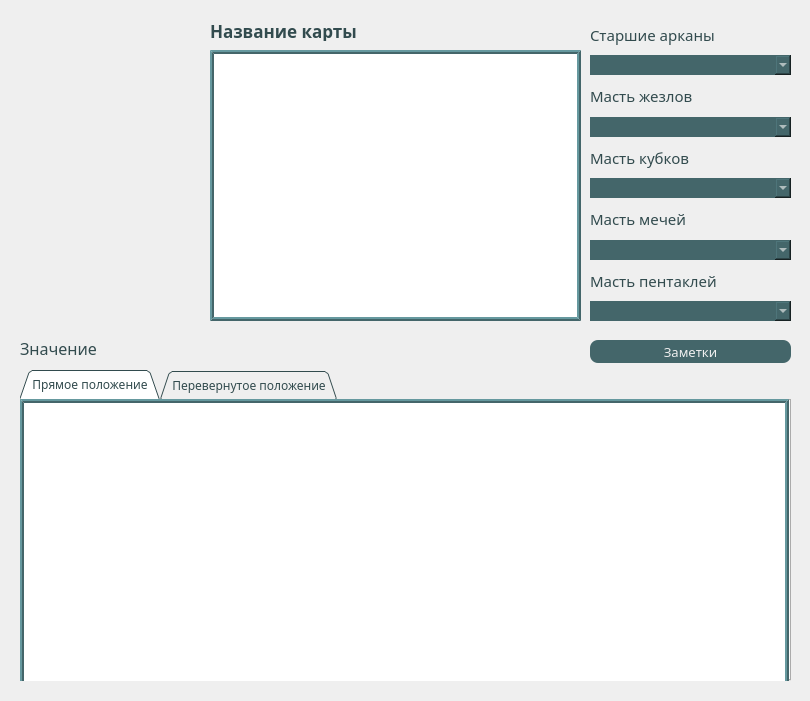
<?xml version="1.0" encoding="UTF-8"?>
<ui version="4.0">
 <class>MainWindow</class>
 <widget class="QMainWindow" name="MainWindow">
  <property name="geometry">
   <rect>
    <x>0</x>
    <y>0</y>
    <width>810</width>
    <height>701</height>
   </rect>
  </property>
  <property name="minimumSize">
   <size>
    <width>810</width>
    <height>701</height>
   </size>
  </property>
  <property name="maximumSize">
   <size>
    <width>810</width>
    <height>701</height>
   </size>
  </property>
  <property name="windowTitle">
   <string>MainWindow</string>
  </property>
  <widget class="QWidget" name="centralwidget">
   <widget class="QLabel" name="name">
    <property name="geometry">
     <rect>
      <x>210</x>
      <y>20</y>
      <width>371</width>
      <height>21</height>
     </rect>
    </property>
    <property name="font">
     <font>
      <family>Century Gothic</family>
      <pointsize>13</pointsize>
      <weight>75</weight>
      <bold>true</bold>
     </font>
    </property>
    <property name="styleSheet">
     <string notr="true">color: rgb(50, 75, 78);</string>
    </property>
    <property name="text">
     <string>Название карты</string>
    </property>
   </widget>
   <widget class="QPlainTextEdit" name="description">
    <property name="enabled">
     <bool>true</bool>
    </property>
    <property name="geometry">
     <rect>
      <x>210</x>
      <y>50</y>
      <width>371</width>
      <height>271</height>
     </rect>
    </property>
    <property name="font">
     <font>
      <family>Century Gothic</family>
      <pointsize>10</pointsize>
     </font>
    </property>
    <property name="styleSheet">
     <string notr="true">border: 4px ridge rgb(68, 102, 106);
</string>
    </property>
    <property name="readOnly">
     <bool>true</bool>
    </property>
   </widget>
   <widget class="QLabel" name="image">
    <property name="enabled">
     <bool>true</bool>
    </property>
    <property name="geometry">
     <rect>
      <x>20</x>
      <y>20</y>
      <width>181</width>
      <height>301</height>
     </rect>
    </property>
    <property name="font">
     <font>
      <family>Century Gothic</family>
     </font>
    </property>
    <property name="styleSheet">
     <string notr="true"/>
    </property>
    <property name="lineWidth">
     <number>2</number>
    </property>
    <property name="text">
     <string/>
    </property>
   </widget>
   <widget class="QWidget" name="verticalLayoutWidget">
    <property name="geometry">
     <rect>
      <x>590</x>
      <y>20</y>
      <width>201</width>
      <height>301</height>
     </rect>
    </property>
    <property name="font">
     <font>
      <family>Century Gothic</family>
     </font>
    </property>
    <layout class="QVBoxLayout" name="verticalLayout">
     <property name="spacing">
      <number>6</number>
     </property>
     <item>
      <widget class="QLabel" name="label_2">
       <property name="font">
        <font>
         <family>Century Gothic</family>
         <pointsize>11</pointsize>
        </font>
       </property>
       <property name="styleSheet">
        <string notr="true">color: rgb(50, 75, 78);</string>
       </property>
       <property name="text">
        <string>Старшие арканы</string>
       </property>
      </widget>
     </item>
     <item>
      <widget class="QComboBox" name="senior">
       <property name="minimumSize">
        <size>
         <width>0</width>
         <height>20</height>
        </size>
       </property>
       <property name="font">
        <font>
         <family>Century Gothic</family>
         <pointsize>10</pointsize>
        </font>
       </property>
       <property name="styleSheet">
        <string notr="true">background-color: rgb(68, 102, 106);
color: rgb(239, 239, 239);
border-radius: 0px</string>
       </property>
       <property name="currentText">
        <string/>
       </property>
       <item>
        <property name="text">
         <string/>
        </property>
       </item>
       <item>
        <property name="text">
         <string>Аркан 0. Шут</string>
        </property>
       </item>
       <item>
        <property name="text">
         <string>Аркан I. Маг</string>
        </property>
       </item>
       <item>
        <property name="text">
         <string>Аркан II. Верховная Жрица</string>
        </property>
       </item>
       <item>
        <property name="text">
         <string>Аркан III. Императрица</string>
        </property>
       </item>
       <item>
        <property name="text">
         <string>Аркан IV. Император</string>
        </property>
       </item>
       <item>
        <property name="text">
         <string>Аркан V. Иерофант</string>
        </property>
       </item>
       <item>
        <property name="text">
         <string>Аркан VI. Влюбленные</string>
        </property>
       </item>
       <item>
        <property name="text">
         <string>Аркан VII. Колесница</string>
        </property>
       </item>
       <item>
        <property name="text">
         <string>Аркан VIII. Сила</string>
        </property>
       </item>
       <item>
        <property name="text">
         <string>Аркан IX. Отшельник</string>
        </property>
       </item>
       <item>
        <property name="text">
         <string>Аркан X. Колесо Фортуны</string>
        </property>
       </item>
       <item>
        <property name="text">
         <string>Аркан XI. Справедливость</string>
        </property>
       </item>
       <item>
        <property name="text">
         <string>Аркан XII. Повешенный</string>
        </property>
       </item>
       <item>
        <property name="text">
         <string>Аркан XIII. Смерть</string>
        </property>
       </item>
       <item>
        <property name="text">
         <string>Аркан XIV. Умеренность</string>
        </property>
       </item>
       <item>
        <property name="text">
         <string>Аркан XV. Дьявол</string>
        </property>
       </item>
       <item>
        <property name="text">
         <string>Аркан XVI. Башня</string>
        </property>
       </item>
       <item>
        <property name="text">
         <string>Аркан XVII. Звезда</string>
        </property>
       </item>
       <item>
        <property name="text">
         <string>Аркан XVIII. Луна</string>
        </property>
       </item>
       <item>
        <property name="text">
         <string>Аркан XIX. Солнце</string>
        </property>
       </item>
       <item>
        <property name="text">
         <string>Аркан XX. Страшный Суд</string>
        </property>
       </item>
       <item>
        <property name="text">
         <string>Аркан XXI. Мир</string>
        </property>
       </item>
      </widget>
     </item>
     <item>
      <widget class="QLabel" name="label_3">
       <property name="font">
        <font>
         <family>Century Gothic</family>
         <pointsize>11</pointsize>
        </font>
       </property>
       <property name="styleSheet">
        <string notr="true">color: rgb(50, 75, 78);</string>
       </property>
       <property name="text">
        <string>Масть жезлов</string>
       </property>
      </widget>
     </item>
     <item>
      <widget class="QComboBox" name="wands">
       <property name="minimumSize">
        <size>
         <width>0</width>
         <height>20</height>
        </size>
       </property>
       <property name="font">
        <font>
         <family>Century Gothic</family>
         <pointsize>10</pointsize>
        </font>
       </property>
       <property name="styleSheet">
        <string notr="true">background-color: rgb(68, 102, 106);
color: rgb(239, 239, 239);
border-radius: 0px</string>
       </property>
       <item>
        <property name="text">
         <string/>
        </property>
       </item>
       <item>
        <property name="text">
         <string>Туз жезлов</string>
        </property>
       </item>
       <item>
        <property name="text">
         <string>Двойка жезлов</string>
        </property>
       </item>
       <item>
        <property name="text">
         <string>Тройка жезлов</string>
        </property>
       </item>
       <item>
        <property name="text">
         <string>Четверка жезлов</string>
        </property>
       </item>
       <item>
        <property name="text">
         <string>Пятерка жезлов</string>
        </property>
       </item>
       <item>
        <property name="text">
         <string>Шестерка жезлов</string>
        </property>
       </item>
       <item>
        <property name="text">
         <string>Семерка жезлов</string>
        </property>
       </item>
       <item>
        <property name="text">
         <string>Восьмерка жезлов</string>
        </property>
       </item>
       <item>
        <property name="text">
         <string>Девятка жезлов</string>
        </property>
       </item>
       <item>
        <property name="text">
         <string>Десятка жезлов</string>
        </property>
       </item>
       <item>
        <property name="text">
         <string>Паж жезлов</string>
        </property>
       </item>
       <item>
        <property name="text">
         <string>Рыцарь жезлов</string>
        </property>
       </item>
       <item>
        <property name="text">
         <string>Королева жезлов</string>
        </property>
       </item>
       <item>
        <property name="text">
         <string>Король жезлов</string>
        </property>
       </item>
      </widget>
     </item>
     <item>
      <widget class="QLabel" name="label_4">
       <property name="font">
        <font>
         <family>Century Gothic</family>
         <pointsize>11</pointsize>
        </font>
       </property>
       <property name="styleSheet">
        <string notr="true">color: rgb(50, 75, 78);</string>
       </property>
       <property name="text">
        <string>Масть кубков</string>
       </property>
      </widget>
     </item>
     <item>
      <widget class="QComboBox" name="cups">
       <property name="minimumSize">
        <size>
         <width>0</width>
         <height>20</height>
        </size>
       </property>
       <property name="font">
        <font>
         <family>Century Gothic</family>
         <pointsize>10</pointsize>
        </font>
       </property>
       <property name="styleSheet">
        <string notr="true">background-color: rgb(68, 102, 106);
color: rgb(239, 239, 239);
border-radius: 0px</string>
       </property>
       <item>
        <property name="text">
         <string/>
        </property>
       </item>
       <item>
        <property name="text">
         <string>Туз кубков</string>
        </property>
       </item>
       <item>
        <property name="text">
         <string>Двойка кубков</string>
        </property>
       </item>
       <item>
        <property name="text">
         <string>Тройка кубков</string>
        </property>
       </item>
       <item>
        <property name="text">
         <string>Четверка кубков</string>
        </property>
       </item>
       <item>
        <property name="text">
         <string>Пятерка кубков</string>
        </property>
       </item>
       <item>
        <property name="text">
         <string>Шестерка кубков</string>
        </property>
       </item>
       <item>
        <property name="text">
         <string>Семерка кубков</string>
        </property>
       </item>
       <item>
        <property name="text">
         <string>Восьмерка кубков</string>
        </property>
       </item>
       <item>
        <property name="text">
         <string>Девятка кубков</string>
        </property>
       </item>
       <item>
        <property name="text">
         <string>Десятка кубков</string>
        </property>
       </item>
       <item>
        <property name="text">
         <string>Паж кубков</string>
        </property>
       </item>
       <item>
        <property name="text">
         <string>Рыцарь кубков</string>
        </property>
       </item>
       <item>
        <property name="text">
         <string>Королева кубков</string>
        </property>
       </item>
       <item>
        <property name="text">
         <string>Король кубков</string>
        </property>
       </item>
      </widget>
     </item>
     <item>
      <widget class="QLabel" name="label_5">
       <property name="font">
        <font>
         <family>Century Gothic</family>
         <pointsize>11</pointsize>
        </font>
       </property>
       <property name="styleSheet">
        <string notr="true">color: rgb(50, 75, 78);</string>
       </property>
       <property name="text">
        <string>Масть мечей</string>
       </property>
      </widget>
     </item>
     <item>
      <widget class="QComboBox" name="swords">
       <property name="minimumSize">
        <size>
         <width>0</width>
         <height>20</height>
        </size>
       </property>
       <property name="font">
        <font>
         <family>Century Gothic</family>
         <pointsize>10</pointsize>
        </font>
       </property>
       <property name="styleSheet">
        <string notr="true">background-color: rgb(68, 102, 106);
color: rgb(239, 239, 239);
border-radius: 0px</string>
       </property>
       <item>
        <property name="text">
         <string/>
        </property>
       </item>
       <item>
        <property name="text">
         <string>Туз мечей</string>
        </property>
       </item>
       <item>
        <property name="text">
         <string>Двойка мечей</string>
        </property>
       </item>
       <item>
        <property name="text">
         <string>Тройка мечей</string>
        </property>
       </item>
       <item>
        <property name="text">
         <string>Четверка мечей</string>
        </property>
       </item>
       <item>
        <property name="text">
         <string>Пятерка мечей</string>
        </property>
       </item>
       <item>
        <property name="text">
         <string>Шестерка мечей</string>
        </property>
       </item>
       <item>
        <property name="text">
         <string>Семерка мечей</string>
        </property>
       </item>
       <item>
        <property name="text">
         <string>Восьмерка мечей</string>
        </property>
       </item>
       <item>
        <property name="text">
         <string>Девятка мечей</string>
        </property>
       </item>
       <item>
        <property name="text">
         <string>Десятка мечей</string>
        </property>
       </item>
       <item>
        <property name="text">
         <string>Паж мечей</string>
        </property>
       </item>
       <item>
        <property name="text">
         <string>Рыцарь мечей</string>
        </property>
       </item>
       <item>
        <property name="text">
         <string>Королева мечей</string>
        </property>
       </item>
       <item>
        <property name="text">
         <string>Король мечей</string>
        </property>
       </item>
      </widget>
     </item>
     <item>
      <widget class="QLabel" name="label_6">
       <property name="font">
        <font>
         <family>Century Gothic</family>
         <pointsize>11</pointsize>
        </font>
       </property>
       <property name="styleSheet">
        <string notr="true">color: rgb(50, 75, 78);</string>
       </property>
       <property name="text">
        <string>Масть пентаклей</string>
       </property>
      </widget>
     </item>
     <item>
      <widget class="QComboBox" name="pentacles">
       <property name="minimumSize">
        <size>
         <width>0</width>
         <height>20</height>
        </size>
       </property>
       <property name="font">
        <font>
         <family>Century Gothic</family>
         <pointsize>10</pointsize>
        </font>
       </property>
       <property name="styleSheet">
        <string notr="true">background-color: rgb(68, 102, 106);
color: rgb(239, 239, 239);
border-radius: 0px</string>
       </property>
       <item>
        <property name="text">
         <string/>
        </property>
       </item>
       <item>
        <property name="text">
         <string>Туз пентаклей</string>
        </property>
       </item>
       <item>
        <property name="text">
         <string>Двойка пентаклей</string>
        </property>
       </item>
       <item>
        <property name="text">
         <string>Тройка пентаклей</string>
        </property>
       </item>
       <item>
        <property name="text">
         <string>Четверка пентаклей</string>
        </property>
       </item>
       <item>
        <property name="text">
         <string>Пятерка пентаклей</string>
        </property>
       </item>
       <item>
        <property name="text">
         <string>Шестерка пентаклей</string>
        </property>
       </item>
       <item>
        <property name="text">
         <string>Семерка пентаклей</string>
        </property>
       </item>
       <item>
        <property name="text">
         <string>Восьмерка пентаклей</string>
        </property>
       </item>
       <item>
        <property name="text">
         <string>Девятка пентаклей</string>
        </property>
       </item>
       <item>
        <property name="text">
         <string>Десятка пентаклей</string>
        </property>
       </item>
       <item>
        <property name="text">
         <string>Паж пентаклей</string>
        </property>
       </item>
       <item>
        <property name="text">
         <string>Рыцарь пентаклей</string>
        </property>
       </item>
       <item>
        <property name="text">
         <string>Королева пентаклей</string>
        </property>
       </item>
       <item>
        <property name="text">
         <string>Король пентаклей</string>
        </property>
       </item>
      </widget>
     </item>
    </layout>
   </widget>
   <widget class="QLabel" name="label_8">
    <property name="geometry">
     <rect>
      <x>20</x>
      <y>340</y>
      <width>151</width>
      <height>16</height>
     </rect>
    </property>
    <property name="font">
     <font>
      <family>Century Gothic</family>
      <pointsize>12</pointsize>
     </font>
    </property>
    <property name="styleSheet">
     <string notr="true">color: rgb(50, 75, 78);</string>
    </property>
    <property name="text">
     <string>Значение</string>
    </property>
   </widget>
   <widget class="QTabWidget" name="meaning">
    <property name="geometry">
     <rect>
      <x>20</x>
      <y>370</y>
      <width>771</width>
      <height>311</height>
     </rect>
    </property>
    <property name="font">
     <font>
      <family>Century Gothic</family>
      <pointsize>9</pointsize>
     </font>
    </property>
    <property name="styleSheet">
     <string notr="true">border-color:rgb(68, 102, 106);
color: rgb(50, 75, 78);</string>
    </property>
    <property name="tabShape">
     <enum>QTabWidget::Triangular</enum>
    </property>
    <property name="currentIndex">
     <number>0</number>
    </property>
    <widget class="QWidget" name="tab">
     <attribute name="title">
      <string>Прямое положение</string>
     </attribute>
     <widget class="QTextEdit" name="direct">
      <property name="geometry">
       <rect>
        <x>0</x>
        <y>0</y>
        <width>769</width>
        <height>289</height>
       </rect>
      </property>
      <property name="font">
       <font>
        <family>Century Gothic</family>
        <pointsize>10</pointsize>
       </font>
      </property>
      <property name="styleSheet">
       <string notr="true">border: 4px ridge rgb(68, 102, 106);
color: rgb(50, 75, 78);</string>
      </property>
      <property name="readOnly">
       <bool>true</bool>
      </property>
     </widget>
    </widget>
    <widget class="QWidget" name="tab_2">
     <attribute name="title">
      <string>Перевернутое положение</string>
     </attribute>
     <widget class="QTextEdit" name="inverted">
      <property name="geometry">
       <rect>
        <x>0</x>
        <y>0</y>
        <width>769</width>
        <height>289</height>
       </rect>
      </property>
      <property name="font">
       <font>
        <family>Century Gothic</family>
        <pointsize>10</pointsize>
       </font>
      </property>
      <property name="styleSheet">
       <string notr="true">border: 4px ridge rgb(68, 102, 106);
color: rgb(50, 75, 78);</string>
      </property>
      <property name="readOnly">
       <bool>true</bool>
      </property>
     </widget>
    </widget>
   </widget>
   <widget class="QPushButton" name="btn_notes">
    <property name="geometry">
     <rect>
      <x>590</x>
      <y>340</y>
      <width>201</width>
      <height>23</height>
     </rect>
    </property>
    <property name="font">
     <font>
      <family>Century Gothic</family>
      <pointsize>10</pointsize>
     </font>
    </property>
    <property name="styleSheet">
     <string notr="true">background-color: rgb(68, 102, 106);
color: rgb(239, 239, 239);
border-radius: 8px</string>
    </property>
    <property name="text">
     <string>Заметки</string>
    </property>
   </widget>
  </widget>
 </widget>
 <resources/>
 <connections/>
</ui>
